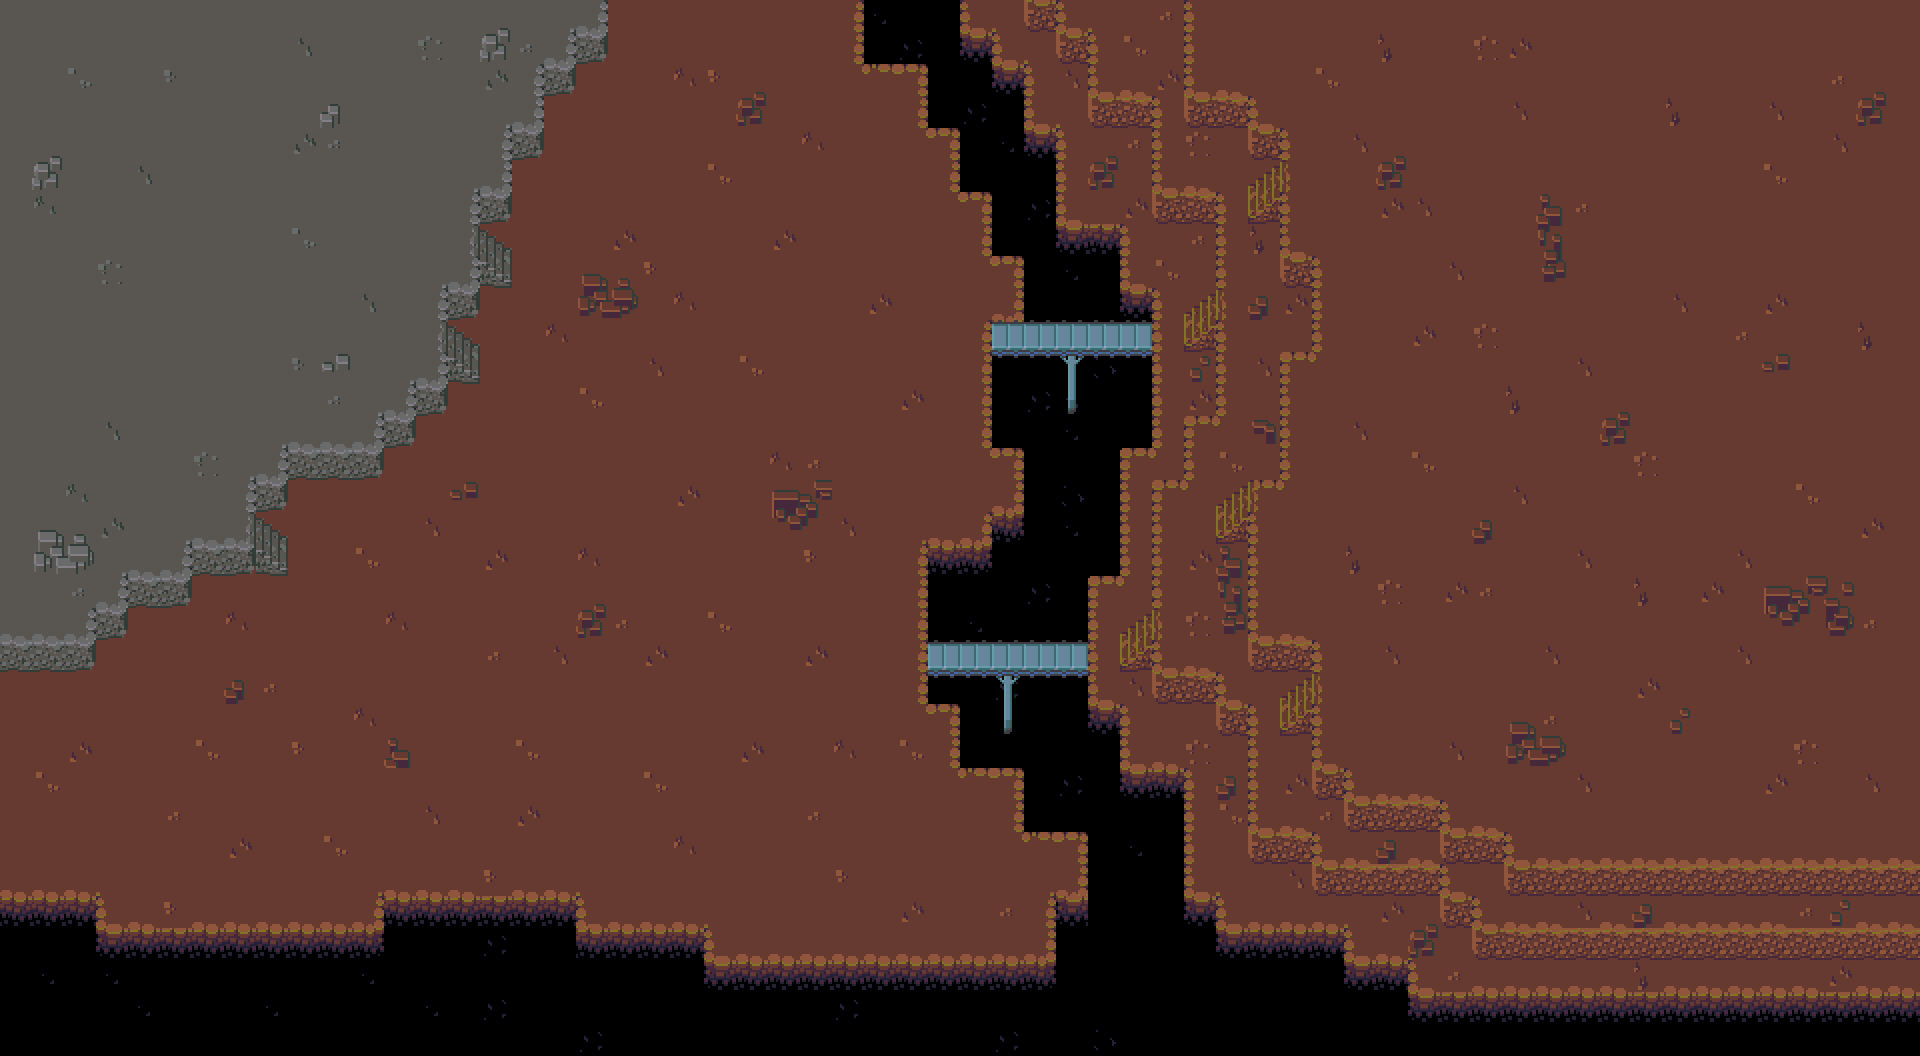

Tiled map render using the project's own tile images. Description and the map definition, with tile-layer contents summarised, below:
An orthogonal 60x33 tile map with 32x32 px tiles, 3 tile layers (Tile Layer 1, Tile Layer 2, Tile Layer 3), 1 hidden layer not drawn, 2 tilesets.

<map version="1.10" tiledversion="1.11.0" orientation="orthogonal" renderorder="right-down" width="60" height="33" tilewidth="32" tileheight="32" infinite="0" nextlayerid="6" nextobjectid="1">
 <tileset firstgid="1" source="colony-grounds.tsx" />
 <tileset firstgid="1021" source="colony-other.tsx" />
 <layer id="2" name="Tile Layer 1" width="60" height="33">
  <data>[1980 cells, 1727 non-empty, 20 distinct tile ids]</data>
 </layer>
 <layer id="1" name="Tile Layer 2" width="60" height="33">
  <data>[1980 cells, 614 non-empty, 45 distinct tile ids]</data>
 </layer>
 <layer id="3" name="Tile Layer 3" width="60" height="33">
  <data>[1980 cells, 64 non-empty, 22 distinct tile ids]</data>
 </layer>
 <layer id="5" name="BuildableLayer" width="60" height="33" visible="0" opacity="0.7">
  <data>[1980 cells, 1398 non-empty, 1 distinct tile ids]</data>
 </layer>
</map>